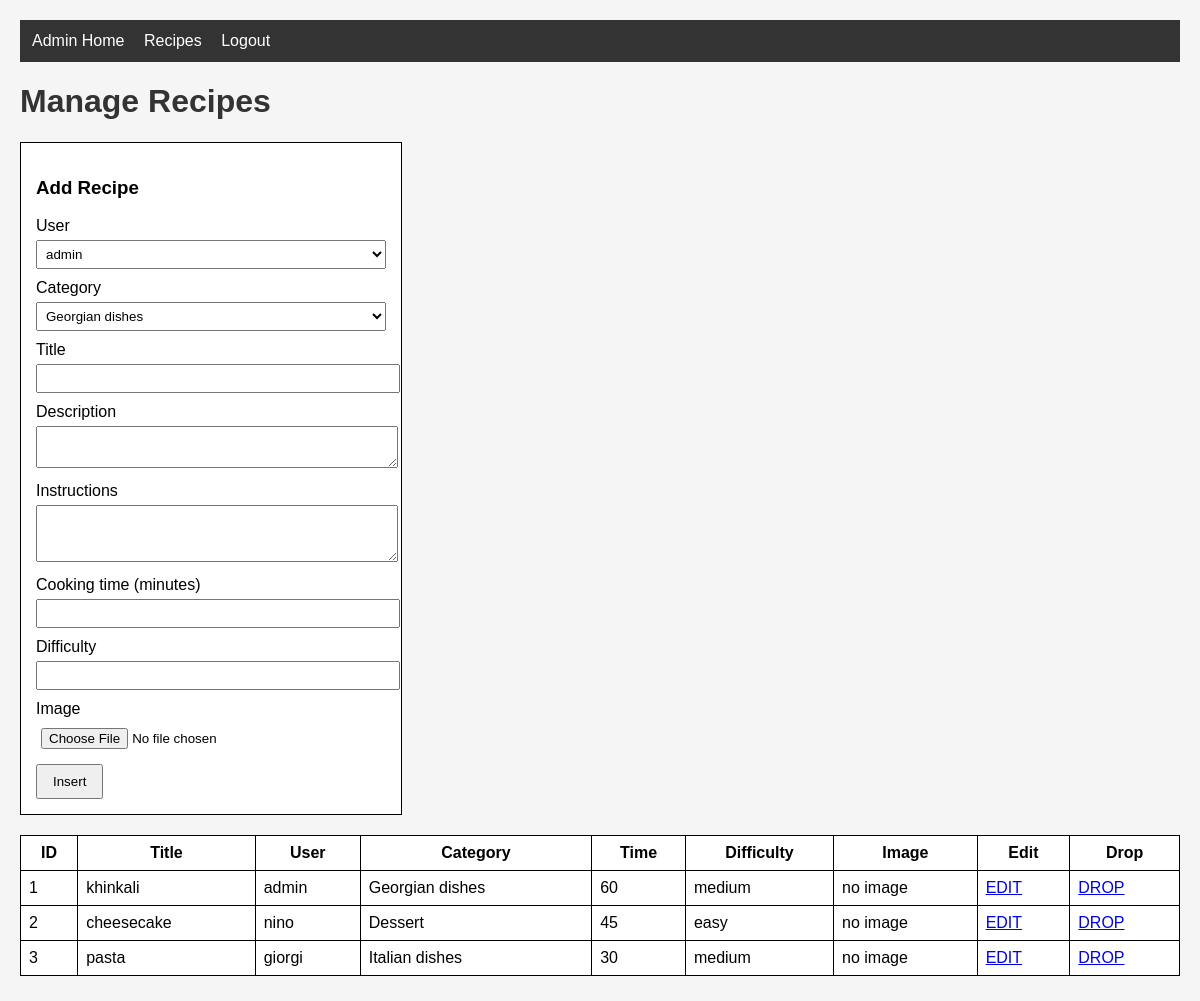
Screenshot of /admin/recipes.php (signed in) with the database file from the repository.
### tables this page shows
CREATE TABLE `recipes` (
  `id` int(11) NOT NULL,
  `user_id` int(11) NOT NULL,
  `category_id` int(11) NOT NULL,
  `title` varchar(150) NOT NULL,
  `description` text DEFAULT NULL,
  `instructions` text DEFAULT NULL,
  `cooking_time` int(11) DEFAULT NULL,
  `difficulty` varchar(50) DEFAULT NULL,
  `image` varchar(255) DEFAULT NULL,
  `created_at` timestamp NOT NULL DEFAULT current_timestamp(),
  `updated_at` timestamp NULL DEFAULT NULL,
  `deleted_at` timestamp NULL DEFAULT NULL
);

CREATE TABLE `users` (
  `id` int(11) NOT NULL,
  `name` varchar(100) NOT NULL,
  `email` varchar(150) NOT NULL,
  `password` varchar(255) NOT NULL,
  `role` varchar(20) NOT NULL,
  `created_at` timestamp NOT NULL DEFAULT current_timestamp(),
  `updated_at` timestamp NULL DEFAULT NULL,
  `deleted_at` timestamp NULL DEFAULT NULL
);

CREATE TABLE `categories` (
  `id` int(11) NOT NULL,
  `name` varchar(100) NOT NULL,
  `description` text DEFAULT NULL,
  `created_at` timestamp NOT NULL DEFAULT current_timestamp(),
  `updated_at` timestamp NULL DEFAULT NULL,
  `deleted_at` timestamp NULL DEFAULT NULL
);

### admin/recipes.php (the view, shortened to what this page needs)
<?php
require_once __DIR__ . "/../config.php";
$users_list = mysqli_fetch_all(mysqli_query($connect, "SELECT id, name FROM users WHERE deleted_at IS NULL"), MYSQLI_ASSOC);
$categories_list = mysqli_fetch_all(mysqli_query($connect, "SELECT id, name FROM categories WHERE deleted_at IS NULL"), MYSQLI_ASSOC);
$select_query = "SELECT recipes.*, users.name AS user_name, categories.name AS category_name
    FROM recipes
    LEFT JOIN users ON recipes.user_id = users.id
    LEFT JOIN categories ON recipes.category_id = categories.id
    WHERE recipes.deleted_at IS NULL";
$result = mysqli_query($connect, $select_query);
$data = mysqli_fetch_all($result, MYSQLI_ASSOC);
$edit_row = null;
?>
<!DOCTYPE html>
<html lang="en">
<head>
    <link rel="stylesheet" href="../style.css">
</head>
<body>
    <nav>
        <a href="index.php">Admin Home</a>
        <a href="recipes.php">Recipes</a>
        <a href="../logout.php">Logout</a>
    </nav>
    <h1>Manage Recipes</h1>
    <?php if ($edit_row) { ?>
        <form method="post" enctype="multipart/form-data" action="recipes.php?id=<?= $edit_row['id'] ?>">
            <h3>Edit Recipe</h3>
            <input type="hidden" name="id" value="<?= $edit_row['id'] ?>">
            <label>User</label>
            <select name="user_id" required>
                <?php foreach ($users_list as $u) { ?>
                    <option value="<?= $u['id'] ?>" <?php if ($edit_row['user_id'] == $u['id']) echo 'selected'; ?>><?= $u['name'] ?></option>
                <?php } ?>
            </select>
            <label>Category</label>
            <select name="category_id" required>
                <?php foreach ($categories_list as $c) { ?>
                    <option value="<?= $c['id'] ?>" <?php if ($edit_row['category_id'] == $c['id']) echo 'selected'; ?>><?= $c['name'] ?></option>
                <?php } ?>
            </select>
            <label>Title</label>
            <input type="text" name="title" value="<?= $edit_row['title'] ?>" required>
            <label>Description</label>
            <textarea name="description" rows="2"><?= $edit_row['description'] ?></textarea>
            <label>Instructions</label>
            <textarea name="instructions" rows="3"><?= $edit_row['instructions'] ?></textarea>
            <label>Cooking time (minutes)</label>
            <input type="number" name="cooking_time" value="<?= $edit_row['cooking_time'] ?>" required>
            <label>Difficulty</label>
            <input type="text" name="difficulty" value="<?= $edit_row['difficulty'] ?>" required>
            <label>New image (optional)</label>
            <input type="file" name="image" accept=".jpg,.jpeg,.png,.gif">
            <?php if ($edit_row['image'] != null && $edit_row['image'] != "") { ?>
                <p>Current: <img src="../<?= $edit_row['image'] ?>" width="100"></p>
            <?php } ?>
            <button type="submit" name="update_button">Update</button>
            <a href="recipes.php">Cancel</a>
        </form>
    <?php } else { ?>
        <form method="post" enctype="multipart/form-data">
            <h3>Add Recipe</h3>
            <label>User</label>
            <select name="user_id" required>
                <?php foreach ($users_list as $u) { ?>
                    <option value="<?= $u['id'] ?>"><?= $u['name'] ?></option>
                <?php } ?>
            </select>
            <label>Category</label>
            <select name="category_id" required>
                <?php foreach ($categories_list as $c) { ?>
                    <option value="<?= $c['id'] ?>"><?= $c['name'] ?></option>
                <?php } ?>
            </select>
            <label>Title</label>
            <input type="text" name="title" required>
            <label>Description</label>
            <textarea name="description" rows="2"></textarea>
            <label>Instructions</label>
            <textarea name="instructions" rows="3"></textarea>
            <label>Cooking time (minutes)</label>
            <input type="number" name="cooking_time" required>
            <label>Difficulty</label>
            <input type="text" name="difficulty" required>
            <label>Image</label>
            <input type="file" name="image" accept=".jpg,.jpeg,.png,.gif">
            <button type="submit" name="insert_button">Insert</button>
        </form>
    <?php } ?>
    <table>
        <tr>
            <th>ID</th>
            <th>Title</th>
            <th>User</th>
            <th>Category</th>
            <th>Time</th>
            <th>Difficulty</th>
            <th>Image</th>
            <th>Edit</th>
            <th>Drop</th>
        </tr>
        <?php foreach ($data as $row) { ?>
        <tr>
            <td><?= $row['id'] ?></td>
            <td><?= $row['title'] ?></td>
            <td><?= $row['user_name'] ?></td>
            <td><?= $row['category_name'] ?></td>
            <td><?= $row['cooking_time'] ?></td>
            <td><?= $row['difficulty'] ?></td>
            <td>
                <?php if ($row['image'] != null && $row['image'] != "") { ?>
                    <img src="../<?= $row['image'] ?>" width="60">
                <?php } else { ?>
                    no image
                <?php } ?>
            </td>
            <td><a href="?id=<?= $row['id'] ?>">EDIT</a></td>
            <td><a href="?drop=<?= $row['id'] ?>">DROP</a></td>
        </tr>
        <?php } ?>
    </table>
</body>
</html>

### style.css (style rules this page uses)
body { font-family: Arial, sans-serif; margin: 20px; background: #f5f5f5; }
nav { background: #333; padding: 12px; margin-bottom: 20px; }
nav a { color: white; margin-right: 15px; text-decoration: none; }
h1, h2 { color: #333; }
table { border: solid 1px black; border-collapse: collapse; width: 100%; margin-bottom: 25px; background: white; }
table td, table th { border: solid 1px black; padding: 8px; }
form { width: 350px; border: solid 1px black; padding: 15px; margin-bottom: 20px; background: white; }
form label { display: block; margin-bottom: 5px; }
form input, form select, form textarea { width: 100%; margin-bottom: 10px; padding: 5px; }
button, .btn { padding: 8px 15px; cursor: pointer; }

### rows the page displays
recipes: id "1", title "khinkali", user.name "admin", category.name "Georgian dishes", cooking_time "60", difficulty "medium", shows "no image"
recipes: id "2", title "cheesecake", user.name "nino", category.name "Dessert", cooking_time "45", difficulty "easy", shows "no image"
recipes: id "3", title "pasta", user.name "giorgi", category.name "Italian dishes", cooking_time "30", difficulty "medium", shows "no image"

### other values shown
form field user_id "admin"
form field category_id "Georgian dishes"
